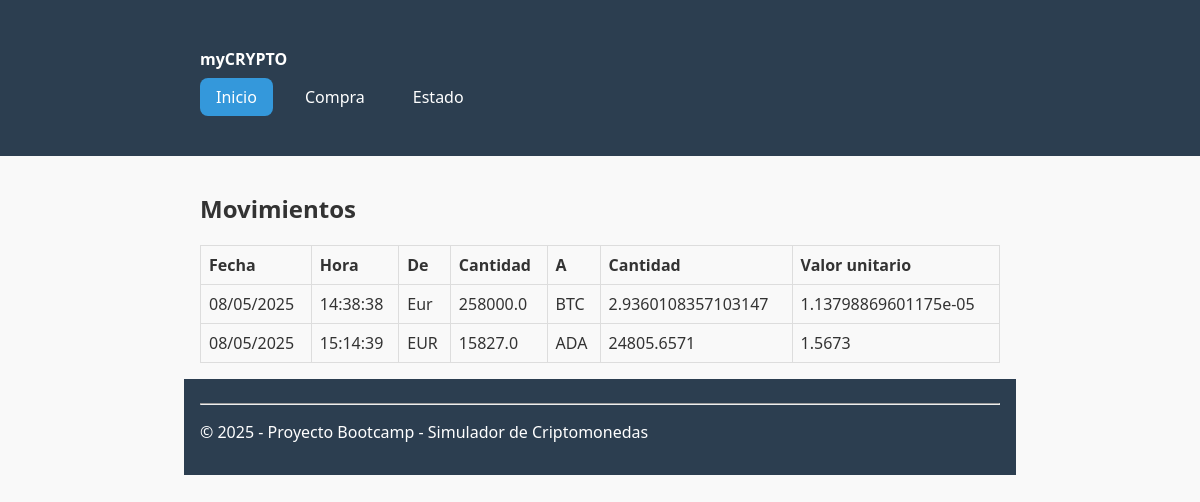
Before: / with the older database file.
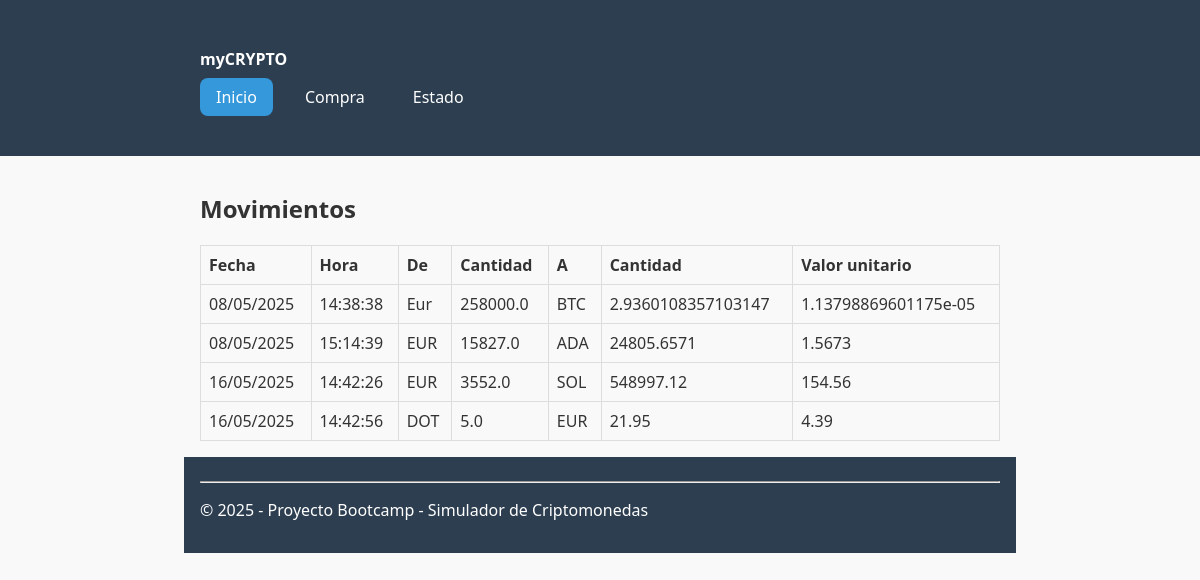
After: the same page with the newer database file.
### tables this page shows
CREATE TABLE movimientos (
    id INTEGER PRIMARY KEY AUTOINCREMENT,
    fecha TEXT,
    hora TEXT,
    from_moneda TEXT,
    cantidad_from REAL,
    to_moneda TEXT,
    cantidad_to REAL,
    valor_unitario REAL
);

### app.py (the view)
@app.route('/')
def index():
    conn = sqlite3.connect(db_path)
    cursor = conn.cursor()
    cursor.execute("SELECT * FROM movimientos")
    movimientos = cursor.fetchall()
    conn.close()
    return render_template("index.html", movimientos=movimientos)

### templates/index.html (shortened to what this page needs)
{% extends "base.html" %}
{% block content %}
<h2>Movimientos</h2>
{% if movimientos %}
<table>
    <thead>
        <tr>
            <th>Fecha</th>
            <th>Hora</th>
            <th>De</th>
            <th>Cantidad</th>
            <th>A</th>
            <th>Cantidad</th>
            <th>Valor unitario</th>
        </tr>
    </thead>
    <tbody>
        {% for m in movimientos %}
        <tr>
            <td>{{ m[1] }}</td>
            <td>{{ m[2] }}</td>
            <td>{{ m[3] }}</td>
            <td>{{ m[4] }}</td>
            <td>{{ m[5] }}</td>
            <td>{{ m[6] }}</td>
            <td>{{ m[7] }}</td>
        </tr>
        {% endfor %}
    </tbody>
</table>
{% else %}
<p>SIN MOVIMIENTOS</p>
{% endif %}
{% endblock %}

### templates/base.html (shortened to what this page needs)
<!DOCTYPE html>
<html lang="es">
<head>
    <link rel="stylesheet" href="{{ url_for('static', filename='css/style.css') }}">
</head>
<body>
<header>
    <nav class="container">
        <ul>
            <li><strong>myCRYPTO</strong></li>
        </ul>
        <ul>
            <li>
                <a href="{{ url_for('index') }}"
                   class="{% if request.path == '/' %}secondary{% endif %}"
                   {% if request.path == '/' %}aria-current="page"{% endif %}>
                   Inicio
                </a>
            </li>
            <li>
                <a href="{{ url_for('purchase') }}"
                   class="{% if request.path == '/purchase' %}secondary{% endif %}"
                   {% if request.path == '/purchase' %}aria-current="page"{% endif %}>
                   Compra
                </a>
            </li>
            <li>
                <a href="{{ url_for('status') }}"
                   class="{% if request.path == '/status' %}secondary{% endif %}"
                   {% if request.path == '/status' %}aria-current="page"{% endif %}>
                   Estado
                </a>
            </li>
        </ul>
    </nav>
</header>
<main class="container">
    {% block content %}{% endblock %}
</main>
<footer class="container">
    <hr>
    <p>© 2025 - Proyecto Bootcamp - Simulador de Criptomonedas</p>
</footer>
</body>
</html>

### static/css/style.css (style rules this page uses)
:root { --color-principal: #2c3e50; --color-secundario: #3498db; --color-texto: #333; --fondo: #f9f9f9; --borde: 1px solid #ddd; --radio: 8px; --espaciado: 1rem; --ancho-max: 800px; --fuente: 'Segoe UI', sans-serif; }
body { font-family: var(--fuente); background-color: var(--fondo); color: var(--color-texto); margin: 0; padding: 0; }
.container { max-width: var(--ancho-max); margin: 0 auto; padding: var(--espaciado); }
header, footer { background-color: var(--color-principal); color: white; padding: var(--espaciado); }
nav ul { list-style: none; display: flex; gap: 1rem; padding: 0; }
nav a { text-decoration: none; color: white; padding: 0.5rem 1rem; border-radius: var(--radio); }
nav a[aria-current="page"] { background-color: var(--color-secundario); }
nav a { text-decoration: none; color: white; padding: 0.5rem 1rem; border-radius: var(--radio); transition: background-color 0.3s ease, transform 0.2s ease; }
main { padding: var(--espaciado); }
table { width: 100%; border-collapse: collapse; margin-top: var(--espaciado); }
table th, table td { border: var(--borde); padding: 0.5rem; text-align: left; }

Changed rows visible on the page:
added movimientos: fecha "16/05/2025", hora "14:42:26", from_moneda "EUR", cantidad_from "3552.0", to_moneda "SOL", cantidad_to "548997.12", valor_unitario "154.56"
added movimientos: fecha "16/05/2025", hora "14:42:56", from_moneda "DOT", cantidad_from "5.0", to_moneda "EUR", cantidad_to "21.95", valor_unitario "4.39"
